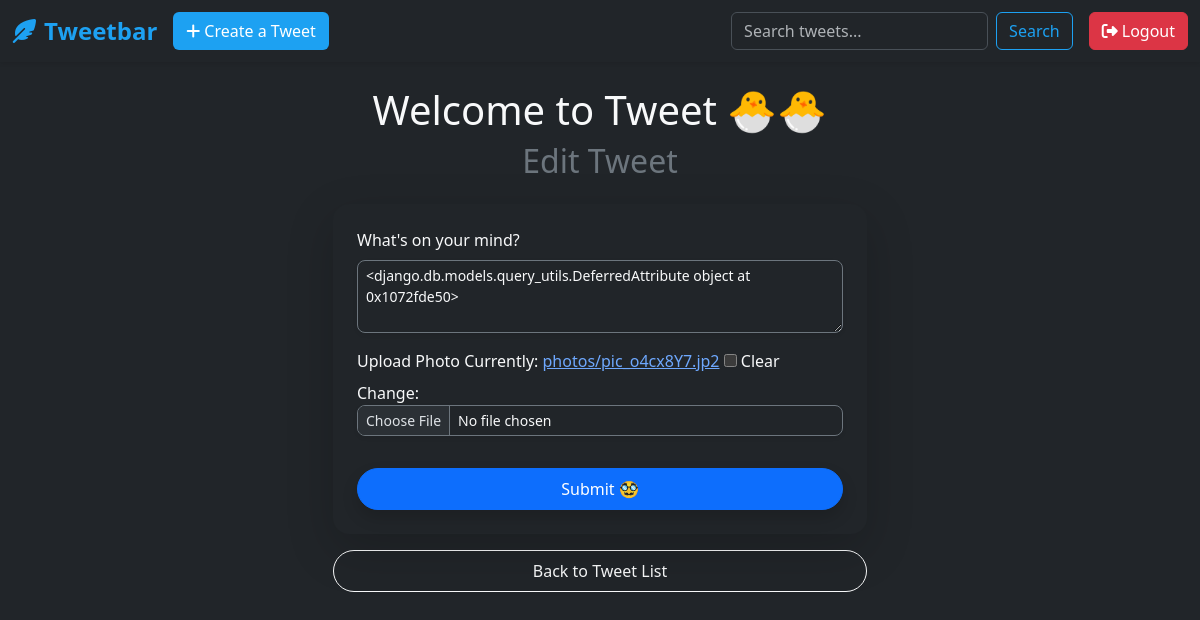
Before: /tweet/15/edit/ (signed in) with the older database file.
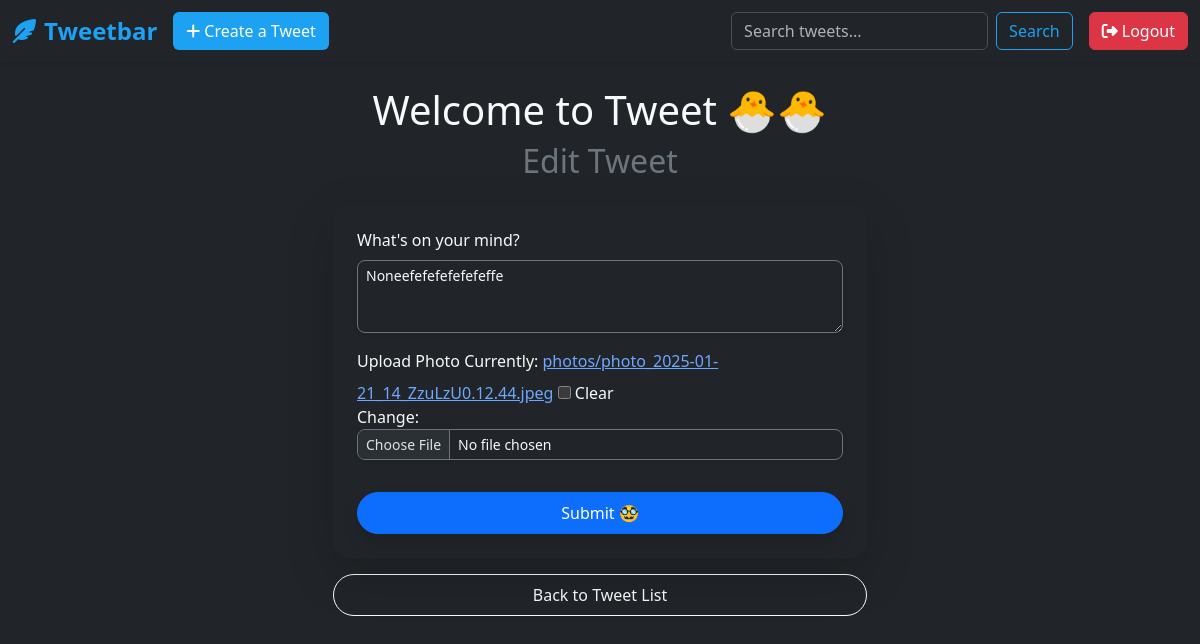
After: the same page with the newer database file.
### tweet/models.py (models this page shows, shortened)
class Tweet(models.Model):
    user = models.ForeignKey(User, on_delete=models.CASCADE)
    text = models.TextField(max_length=240)
    photo = models.ImageField(upload_to='photos/', blank=True, null=True)
    created_at = models.DateTimeField(auto_now_add=True)
    updated_at = models.DateTimeField(auto_now=True)

### tweet/views.py (the view)
# urls.py: path('<int:tweet_id>/edit/', views.tweet_edit,name='tweet_edit'),
@login_required
def tweet_edit(request, tweet_id):
    tweet = get_object_or_404(Tweet, pk=tweet_id, user=request.user)
    if request.method == 'POST':
        form = Tweetform(request.POST, request.FILES, instance=tweet)
        if form.is_valid():
            tweet = form.save(commit=False)
            tweet.user = request.user
            tweet.save()
            return redirect('tweet_list')
    else:
        form = Tweetform(instance=tweet)  # ← this is the fix
    return render(request, 'tweet_forms.html', {'form': form})

### tweet/forms.py
class Tweetform(forms.ModelForm):
    class Meta:
        model = Tweet
        fields = ['text', 'photo']
        widgets = {
            'text': forms.Textarea(attrs={
                'class': 'form-control form-control-sm bg-dark text-light border border-secondary rounded-3 shadow-sm',
                'rows': 3,
                'placeholder': "What's on your mind?"
            }),
            'photo': forms.ClearableFileInput(attrs={
                'class': 'form-control form-control-sm bg-dark text-light border border-secondary rounded-3 shadow-sm'
            }),
        }

### tweet/templatetags/form_tags.py (called while the page is built)
@register.filter(name='add_class')
def add_class(field, css_class):
    return field.as_widget(attrs={"class": css_class})

### tweet/templates/tweet_forms.html (shortened to what this page needs)
{% extends 'layout.html' %}
{% load form_tags %}
{% block content %}
  <h1 class="text-center mt-4 mb-2 animate__animated animate__fadeIn text-light">Welcome to Tweet 🐣🐣</h1>
  <h2 class="text-center mb-4 animate__animated animate__fadeIn text-secondary">
    {% if form.instance.pk %}Edit Tweet{% else %}Create Tweet{% endif %}
  </h2>
  <div class="container">
    <div class="row justify-content-center">
      <div class="col-md-6">
        <form method="post" enctype="multipart/form-data" class="bg-dark text-light p-4 rounded-4 shadow-lg animate__animated animate__fadeInUp">
<div class="mb-3">
  <label for="{{ form.text.id_for_label }}" class="form-label">What's on your mind?</label>
  {{ form.text|add_class:"form-control form-control-sm bg-dark text-light border border-secondary rounded-3 shadow-sm" }}
</div>
<div class="mb-3">
  <label for="{{ form.photo.id_for_label }}" class="form-label">Upload Photo</label>
  {{ form.photo|add_class:"form-control form-control-sm bg-dark text-light border border-secondary rounded-3 shadow-sm" }}
</div>
          <button class="btn btn-primary w-100 py-2 mt-3 rounded-pill shadow" type="submit">Submit 🥸</button>
        </form>
        <div class="text-center mt-3">
          <a href="{% url 'tweet_list' %}" class="btn btn-outline-light w-100 py-2 rounded-pill">Back to Tweet List</a>
        </div>
      </div>
    </div>
  </div>
{% endblock %}

Changed rows visible on the page:
changed Tweet: text "<django.db.models.query_utils.DeferredAttribute object at 0x1072fde50>" → "Noneefefefefefefeffe"
Other visible differences:
text no longer shown: "Currently: photos/pic_o4cx8Y7.jp2 Clear Change:"
text now shown: "Currently: photos/photo_2025-01-21_14_ZzuLzU0.12.44.jpeg Clear Change:"
